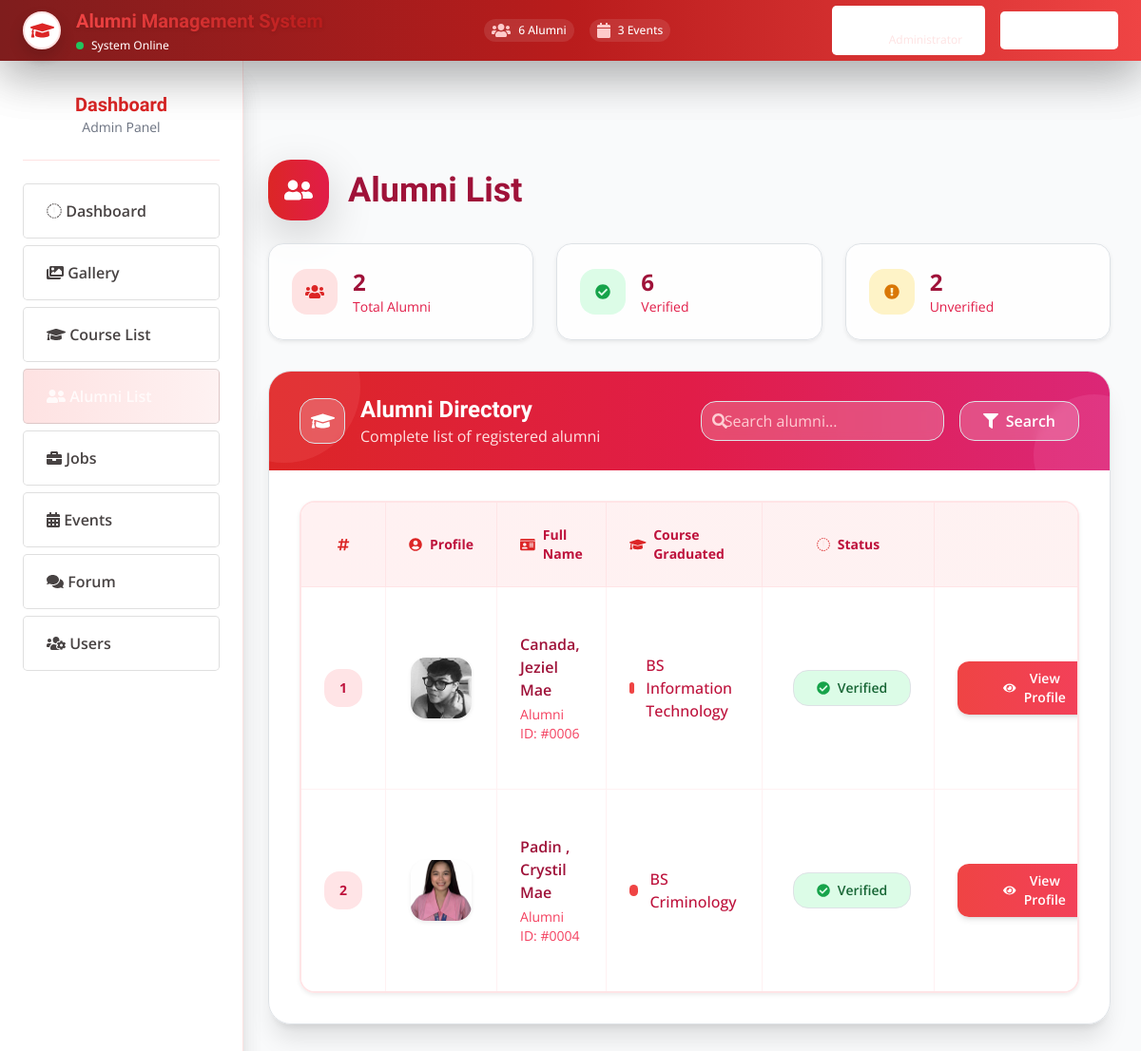
Page /admin/index.php?page=alumni (signed in) on the committed database.
### tables this page shows
CREATE TABLE `alumnus_bio` (
  `id` int(30) NOT NULL AUTO_INCREMENT,
  `firstname` varchar(200) NOT NULL,
  `middlename` varchar(200) DEFAULT '',
  `lastname` varchar(200) NOT NULL,
  `gender` varchar(10) NOT NULL,
  `batch` year(4) NOT NULL,
  `course_id` int(30) NOT NULL,
  `email` varchar(250) NOT NULL,
  `contact` varchar(20) NOT NULL DEFAULT '',
  `address` varchar(255) NOT NULL DEFAULT '',
  `connected_to` text DEFAULT NULL,
  `avatar` text DEFAULT NULL,
  `status` tinyint(1) NOT NULL DEFAULT 0 COMMENT '0= Unverified, 1= Verified',
  `date_created` datetime NOT NULL DEFAULT current_timestamp(),
  PRIMARY KEY (`id`),
  UNIQUE KEY `uniq_email` (`email`),
  KEY `idx_course_id` (`course_id`),
  CONSTRAINT `fk_alumni_course` FOREIGN KEY (`course_id`) REFERENCES `courses` (`id`) ON UPDATE CASCADE
);

CREATE TABLE `courses` (
  `id` int(30) NOT NULL AUTO_INCREMENT,
  `course` varchar(200) NOT NULL,
  `about` text DEFAULT NULL,
  PRIMARY KEY (`id`)
);

### admin/alumni.php (the view, shortened to what the rows shown need)
<?php
include 'db_connect.php';
$per_page = 10;
$page = isset($_GET['page']) ? max(1,intval($_GET['page'])) : 1;
$where = "";
$start = ($page-1)*$per_page;
$sql = "SELECT a.*,c.course,Concat(a.lastname,', ',a.firstname,' ',a.middlename) as name
FROM alumnus_bio a INNER JOIN courses c ON c.id = a.course_id $where
ORDER BY Concat(a.lastname,', ',a.firstname,' ',a.middlename) ASC
LIMIT $start, $per_page";
$alumni = $conn->query($sql);
?>
<!DOCTYPE html>
<html lang="en">
<head>
    <script src="https://cdn.tailwindcss.com"></script>
    <link rel="stylesheet" href="https://cdnjs.cloudflare.com/ajax/libs/font-awesome/6.4.0/css/all.min.css"/>
</head>
<body class="bg-gray-50 font-sans pt-24 px-4 md:px-8 min-h-screen">
    <header class="fixed top-0 left-0 w-full h-16 z-50 px-4 md:px-6 flex items-center bg-gradient-to-r from-primary-900 via-primary-700 to-primary-500 shadow-lg backdrop-blur-lg">
        <div class="max-w-7xl w-full mx-auto flex items-center justify-between">
            <div class="flex items-center space-x-4">
                <div class="hidden md:block">
                    <h1 class="bg-gradient-to-r from-primary-500 to-primary-700 bg-clip-text text-transparent text-xl font-bold drop-shadow">
                    </h1>
                </div>
            </div>
        </div>
    </header>
    <aside id="sidebar" class="fixed top-16 left-0 h-[calc(100vh-4rem)] w-64 bg-white shadow-xl border-r border-primary-100 z-40 flex flex-col px-4 py-8 space-y-6 overflow-y-auto">
        <div class="text-center pb-6 border-b border-primary-100">
            <h2 class="text-primary-600 text-xl font-bold">Dashboard</h2>
        </div>
    </aside>
   <main class="ml-0 md:ml-64 pt-10 transition-all min-h-screen bg-gradient-to-br from-white-50 ">
        <div class="w-full px-4 md:px-8 lg:px-12">
            <div class="mb-10">
            <div class="flex items-center gap-5 mb-4">
                <div>
                <h1 class="text-4xl font-bold text-rose-800">Alumni List</h1>
                </div>
            </div>
            <div class="bg-white/90 backdrop-blur-sm shadow-xl rounded-3xl overflow-hidden border border-red-100 hover:shadow-2xl transition-all duration-500">
            <div class="px-8 py-8">
                <div class="overflow-hidden rounded-2xl border-2 border-rose-100 shadow-sm">
                <table id="alumniTable" class="min-w-full divide-y divide-rose-100">
                    <thead class="bg-gradient-to-r from-rose-50 to-red-50">
                    <tr>
                        <th class="px-6 py-4 text-sm font-bold text-rose-700 text-center border-r border-rose-100">
                        <div class="flex items-center justify-center gap-2">
                            <i class="fas fa-hashtag text-red-600"></i>
                        </div>
                        </th>
                        <th class="px-6 py-4 text-sm font-bold text-rose-700 text-center border-r border-rose-100">
                        <div class="flex items-center justify-center gap-2">
                            <i class="fas fa-user-circle text-red-600"></i>
                            Profile
                        </div>
                        </th>
                        <th class="px-6 py-4 text-sm font-bold text-rose-700 text-left border-r border-rose-100">
                        <div class="flex items-center gap-2">
                            <i class="fas fa-id-card text-red-600"></i>
                            Full Name
                        </div>
                        </th>
                        <th class="px-6 py-4 text-sm font-bold text-rose-700 text-left border-r border-rose-100">
                        <div class="flex items-center gap-2">
                            <i class="fas fa-graduation-cap text-red-600"></i>
                            Course Graduated
                        </div>
                        </th>
                        <th class="px-6 py-4 text-sm font-bold text-rose-700 text-center border-r border-rose-100">
                        <div class="flex items-center justify-center gap-2">
                            <i class="fas fa-check-shield text-red-600"></i>
                            Status
                        </div>
                        </th>
                        <th class="px-6 py-4 text-sm font-bold text-rose-700 text-center">
                        <div class="flex items-center justify-center gap-2">
                        </div>
                        </th>
                    </tr>
                    </thead>
                   <tbody class="bg-white divide-y divide-rose-50">
                            <?php
                            $i = $start+1;
                            while($row=$alumni->fetch_assoc()):
                            ?>
                            <tr class="hover:bg-gradient-to-r hover:from-red-25 hover:to-pink-25 transition-all duration-300 group">
                                <td class="px-6 py-5 text-center border-r border-rose-50">
                                    <span class="inline-flex items-center justify-center w-10 h-10 bg-rose-100 text-rose-700 font-bold text-sm rounded-2xl group-hover:bg-red-100 group-hover:text-red-700 transition-all duration-300">
                                        <?php echo $i++ ?>
                                    </span>
                                </td>
                                <td class="px-6 py-5 text-center border-r border-rose-50">
                                    <div class="flex justify-center">
                                        <div class="relative group/avatar">
                                            <img
                                                src="assets/uploads/<?php echo $row['avatar'] ?>"
                                                class="w-16 h-16 rounded-2xl border-3 border-rose-200 object-cover shadow-sm group-hover/avatar:shadow-lg group-hover/avatar:scale-105 group-hover/avatar:border-red-300 transition-all duration-300"
                                                alt="<?php echo ucwords($row['name']) ?>"
                                            >
                                        </div>
                                    </div>
                                </td>
                                <td class="px-6 py-5 border-r border-rose-50">
                                    <div class="font-semibold text-rose-800 text-base group-hover:text-red-800 transition-colors duration-300">
                                        <?php echo ucwords($row['name']) ?>
                                    </div>
                                    <div class="text-rose-500 text-sm mt-1">Alumni ID: #<?php echo str_pad($row['id'], 4, '0', STR_PAD_LEFT) ?></div>
                                </td>
                                <td class="px-6 py-5 border-r border-rose-50">
                                    <div class="flex items-center gap-3">
                                        <div class="w-3 h-3 bg-red-500 rounded-full"></div>
                                        <span class="font-medium text-rose-700 group-hover:text-red-700 transition-colors duration-300">
                                            <?php echo $row['course'] ?>
                                        </span>
                                    </div>
                                </td>
                                <td class="px-6 py-5 text-center border-r border-rose-50">
                                <span id="statusLabel<?php echo $row['id']; ?>" class="ml-2">
                                    <?php if($row['status'] == 1): ?>
                                    <span class="inline-flex items-center gap-2 px-4 py-2 rounded-2xl text-sm font-semibold bg-green-100 text-green-800 border border-green-200">
                                        <i class="fas fa-check-circle text-green-600"></i>
                                        Verified
                                    </span>
                                    <?php endif; ?>
                                </span>
                                </td>
                                <td class="px-6 py-5 text-center">
                                    <div class="flex justify-center gap-3">
                                        <button
                                            class="bg-gradient-to-r from-red-500 to-rose-500 hover:from-red-600 hover:to-rose-600 text-white px-5 py-2 rounded-xl shadow-md hover:shadow-lg text-sm font-semibold transform hover:scale-105 transition-all duration-200 flex items-center gap-2"
                                            type="button"
                                            onclick="viewAlumniModal(<?php echo $row['id'] ?>)"
                                        >
                                            <i class="fas fa-eye text-xs"></i>
                                            View Profile
                                        </button>
                                    </div>
                                </td>
                            </tr>
                            <?php endwhile; ?>
                            </tbody>
                        </table>
                    </div>
            </div>
            </div>
        </div>
    </main>
</body>
</html>

### rows in the picture
alumnus_bio: avatar (picture), name "Canada, Jeziel Mae", id "0006", course.course "BS Information Technology", status 1 (drawn)
alumnus_bio: avatar (picture), name "Padin , Crystil Mae", id "0004", course.course "BS Criminology", status 1 (drawn)

### other values in the picture
$_SESSION['system']['name'] "Alumni Management System"
$conn->query("SELECT * FROM alumnus_bio where status = 1")->num_rows "6"
$total "2"
$verified['cnt'] "6"
$unverified['cnt'] "2"
